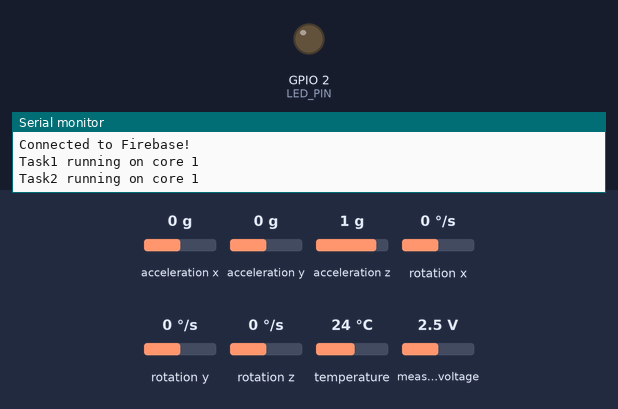
A sketch run on a simulated ESP32. On the bench: output pins drawn as LEDs (lit = HIGH), the last lines printed to the serial monitor. Inputs (shaded band) come from the test bench; at power-on: acceleration x 0 g, acceleration y 0 g, acceleration z 1 g, rotation x 0 °/s, rotation y 0 °/s, rotation z 0 °/s, temperature 24 °C, measured voltage 2.5 V. WiFi joins after 1.5 s; servers stay silent unless stated; network time is answered at once with the bench clock; the local clock reads 2024-03-15 10:24:30 at power-on unless the sketch sets it.

Above: at 2.8 s.
At 8.5 s:
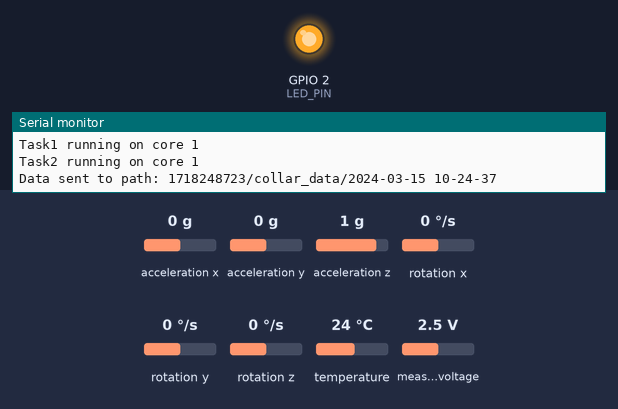
Timing chart, 0 to 11.2 s (numbered marks = the images above):
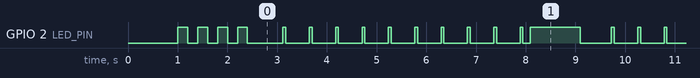

The sketch:

MainFile.ino
```cpp
#include <Adafruit_ADS1X15.h>  // Library for ADS1115 ADC module
#include <Wire.h>              // I2C communication library
#include <Adafruit_MPU6050.h>  // Library for MPU6050 sensor
#include <WiFi.h>              // WiFi library for ESP32
#include <FirebaseESP32.h>     // Firebase library for ESP32
#include "time.h"              // Time library for NTP
#include <NTPClient.h>         // NTP Client for time synchronization
#include <WiFiUdp.h>           // Library for UDP protocol
#include <addons/TokenHelper.h> // Firebase token helper
#include <addons/RTDBHelper.h>  // Firebase real-time database helper

// WiFi and Firebase configuration
#define WIFI_SSID "OPPO F19 Pro"
#define WIFI_PASSWORD "1234567891011"
#define API_KEY "AIzaSyB3wf81dNB1g8yaZmXcmNjoqMyEwoHXH1c"
#define DATABASE_URL "https://poochpaw-8b913-default-rtdb.firebaseio.com/"
#define USER_EMAIL "edirisinghapkss@gmail.com"
#define USER_PASSWORD "Dj&shaapp98"

#define LED_PIN 2  // Define pin for onboard LED

FirebaseData fbdo;         // Firebase data object
FirebaseAuth auth;         // Firebase authentication object
FirebaseConfig config;     // Firebase configuration object
Adafruit_ADS1115 ads;      // ADS1115 ADC object
Adafruit_MPU6050 mpu;      // MPU6050 sensor object
WiFiUDP ntpUDP;            // UDP instance for NTP communication
NTPClient timeClient(ntpUDP, "pool.ntp.org");  // NTP client object for time synchronization

// Sensor offset values for calibration
float offset_ax = 0.62;
float offset_ay = -0.12;
float offset_az = 2.68;
float offset_gx = 0.18;
float offset_gy = 0.04;
float offset_gz = 0.02;
unsigned long motionTime;  // Variable to store motion timestamp

// Variables for heartbeat measurement
unsigned long pre_time;  // Previous time in milliseconds
unsigned long now_time;  // Current time in milliseconds
unsigned int pre_val;    // Previous ADC value
unsigned int now_val;    // Current ADC value
unsigned long bpm;       // Beats per minute (BPM)
bool inc;                // Increment flag
bool dec;                // Decrement flag
bool en_cal;             // Enable calculation flag

// Task handles for multitasking
TaskHandle_t Task1;
TaskHandle_t Task2;

void setup() {
  pinMode(LED_PIN, OUTPUT);  // Set LED pin as output
  Serial.begin(115200);      // Initialize serial communication
  delay(1000);               // Wait for setup

  ads.begin();  // Initialize ADS1115 ADC

  // Initialize MPU6050 sensor
  if (!mpu.begin()) {
    Serial.println("Failed to find MPU6050 chip");
    while (1) {
      delay(10);  // Retry delay if sensor not found
    }
  } else {
    Serial.println("Found the MPU6050 chip");
  }

  // Set sensor ranges and bandwidth
  mpu.setAccelerometerRange(MPU6050_RANGE_2_G);
  mpu.setGyroRange(MPU6050_RANGE_250_DEG);
  mpu.setFilterBandwidth(MPU6050_BAND_260_HZ);

  // Connect to Wi-Fi
  WiFi.begin(WIFI_SSID, WIFI_PASSWORD);
  Serial.print("Connecting to Wi-Fi");
  while (WiFi.status() != WL_CONNECTED) {
    digitalWrite(LED_PIN, HIGH);
    delay(200);  // Blink LED while connecting
    digitalWrite(LED_PIN, LOW);
    delay(200);
    Serial.print(".");
  }
  digitalWrite(LED_PIN, LOW);
  Serial.println("");
  Serial.println("Connected to Wi-Fi!");

  // Configure Firebase connection
  config.api_key = API_KEY;
  auth.user.email = USER_EMAIL;
  auth.user.password = USER_PASSWORD;
  config.database_url = DATABASE_URL;
  config.token_status_callback = tokenStatusCallback;  // Firebase token callback
  Firebase.reconnectNetwork(true);  // Reconnect Firebase on network failure
  fbdo.setBSSLBufferSize(4096 /* Rx buffer size */, 1024 /* Tx buffer size */);  // Set buffer size for Firebase
  Firebase.begin(&config, &auth);  // Begin Firebase connection
  Firebase.setDoubleDigits(5);  // Set precision for double values
  Serial.print("Connecting to Firebase");
  while (!Firebase.ready()) {
    delay(500);  // Wait until Firebase is ready
    Serial.print(".");
  }
  Serial.println("");
  Serial.println("Connected to Firebase!");

  // Initialize NTP client with time offset for Sri Lanka (UTC+5:30)
  timeClient.begin();
  timeClient.setTimeOffset(19800);  // Set offset to UTC+5:30
  timeClient.forceUpdate();  // Force initial update
  timeClient.update();       // Update time

  // Create Task1 for BPM measurement
  xTaskCreatePinnedToCore(
    Task1code,
    "Task1",
    8192,  // Stack size for Task1
    NULL,
    1,     // Priority of Task1
    &Task1,
    0);    // Pin Task1 to core 0

  // Create Task2 for Wi-Fi and Firebase communication
  xTaskCreatePinnedToCore(
    Task2code,
    "Task2",
    8192,  // Stack size for Task2
    NULL,
    1,     // Priority of Task2
    &Task2,
    1);    // Pin Task2 to core 1
}

// Task1: Measuring BPM from ADS1115 ADC
void Task1code(void* pvParameters) {
  Serial.print("Task1 running on core ");
  Serial.println(xPortGetCoreID());  // Print core ID for Task1

  for (;;) {
    now_val = ads.readADC_SingleEnded(0);  // Read value from ADS1115 ADC on channel 0

    // Determine if the signal is increasing or decreasing
    if (pre_val < now_val) {
      inc = true;
      dec = false;
    } else if (pre_val > now_val) {
      inc = false;
      dec = true;
    }

    // Calculate BPM if the signal is increasing and exceeds threshold
    if (inc == true && now_val > 16000 && en_cal == false) {
      now_time = millis();  // Get current time in milliseconds
      bpm = 60000 / (now_time - pre_time);  // Calculate BPM
      en_cal = true;  // Enable calculation
    } else if (dec == true && now_val < 16000 && en_cal == true) {
      en_cal = false;  // Reset calculation flag when signal decreases
    }

    pre_val = now_val;  // Update previous value
    pre_time = now_time;  // Update previous time
    delay(15);  // Small delay between readings
  }
}

// Task2: Handle Wi-Fi, Firebase data, and MPU6050 sensor data
void Task2code(void* pvParameters) {
  Serial.print("Task2 running on core ");
  Serial.println(xPortGetCoreID());  // Print core ID for Task2

  for (;;) {
    if (WiFi.status() != WL_CONNECTED) {
      // Blink LED if Wi-Fi is disconnected
      digitalWrite(LED_PIN, HIGH);
      delay(200);
      digitalWrite(LED_PIN, LOW);
      delay(200);
    } else {
      digitalWrite(LED_PIN, LOW);  // Turn off LED if Wi-Fi is connected

      FirebaseJsonArray array2;  // Create a JSON array for storing sensor data
      for (int x = 0; x < 10; x++) {
        float sum_ax = 0, sum_ay = 0, sum_az = 0;  // Sum of accelerometer data
        float sum_gx = 0, sum_gy = 0, sum_gz = 0;  // Sum of gyroscope data

        motionTime = timeClient.getEpochTime();  // Get the current epoch time
        for (int i = 0; i < 100; i++) {
          sensors_event_t a, g, temp;  // Create sensor event objects
          mpu.getEvent(&a, &g, &temp);  // Get sensor events
          sum_ax += (a.acceleration.x - offset_ax);  // Apply offset to accelerometer x-axis
          sum_ay += (a.acceleration.y - offset_ay);  // Apply offset to accelerometer y-axis
          sum_az += (a.acceleration.z - offset_az);  // Apply offset to accelerometer z-axis
          sum_gx += (g.gyro.x - offset_gx);          // Apply offset to gyroscope x-axis
          sum_gy += (g.gyro.y - offset_gy);          // Apply offset to gyroscope y-axis
          sum_gz += (g.gyro.z - offset_gz);          // Apply offset to gyroscope z-axis
          delay(1);  // Small delay for sensor stability
        }

        // Prepare Firebase data in JSON format
        FirebaseJsonArray data;
        data.add(motionTime);      // Add motion time
        data.add(bpm);             // Add BPM
        data.add(sum_ax / 100);    // Average accelerometer x-axis data
        data.add(sum_ay / 100);    // Average accelerometer y-axis data
        data.add(sum_az / 100);    // Average accelerometer z-axis data
        data.add(sum_gx / 100);    // Average gyroscope x-axis data
        data.add(sum_gy / 100);    // Average gyroscope y-axis data
        data.add(sum_gz / 100);    // Average gyroscope z-axis data

        array2.add(data);  // Add sensor data to the array
        digitalWrite(LED_PIN, HIGH);  // Blink LED to indicate data collection
        delay(50);
        digitalWrite(LED_PIN, LOW);
      }

      // Update the NTP client time
      timeClient.update();
      time_t rawtime = motionTime;  // Store motion time as raw time
      struct tm* timeinfo;  // Struct for storing time information
      char buffer[80];  // Buffer for formatted time

      // Convert epoch time to local time (Sri Lankan time)
      timeinfo = localtime(&rawtime);
      strftime(buffer, 80, "%Y-%m-%d %H-%M-%S", timeinfo);  // Format time as string
      String path = String("1718248723/collar_data/") + buffer;  // Create path for Firebase data

      // Send the data array to Firebase
      if (Firebase.setArray(fbdo, path.c_str(), array2)) {
        Serial.print("Data sent to path: ");
        Serial.println(path);  // Print path where data is sent
        digitalWrite(LED_PIN, HIGH);  // Blink LED to indicate data sent
        delay(1000);
        digitalWrite(LED_PIN, LOW);
      } else {
        // Handle error if data is not sent
        Serial.print("Error sending data: ");
        Serial.println(fbdo.errorReason());  // Print error reason
        for (int i = 0; i < 10; i++) {
          digitalWrite(LED_PIN, HIGH);
          delay(50);  // Blink LED quickly to indicate an error
          digitalWrite(LED_PIN, LOW);
          delay(50);
        }
      }

      // Send battery level data to Firebase
      Firebase.setString(fbdo, "/1718248723/collar_data/battery_level", "56%");
      Serial.println("(core 1) Sent data to Firebase");  // Indicate data sent successfully
    }
  }
}

void loop() {
  // Empty loop as tasks run in parallel
}
```

Measured:
- by itself, GPIO 2 (LED_PIN): moves between LOW and HIGH, repeating every 33.0 s
- by itself, everything shown: repeats every 6.6 s, in 22 steps
